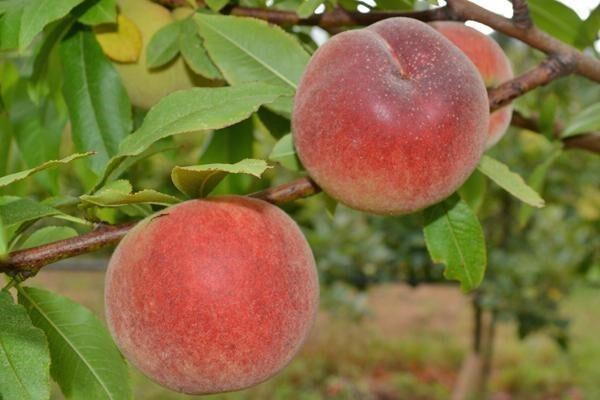
#> input picture citra-wajib/apel.jpg, 600 x 400 px, found by its file name
$ python apel.py
#> lines starting #> are read from the running program, lines starting #| are printed output that depends on the picture; after the words box and inside, x2 and y2 are one past the last pixel; in counts of white or black regions, pixels touching at a corner belong together
import cv2
import numpy as np
import matplotlib.pyplot as plt

img = cv2.imread("apel.jpg")
#> img is the input picture: shape (400, 600, 3); mean B, G, R 63, 113.9, 131.1
edge = cv2.Canny(img,50,300) #melakukan deteksi tepi
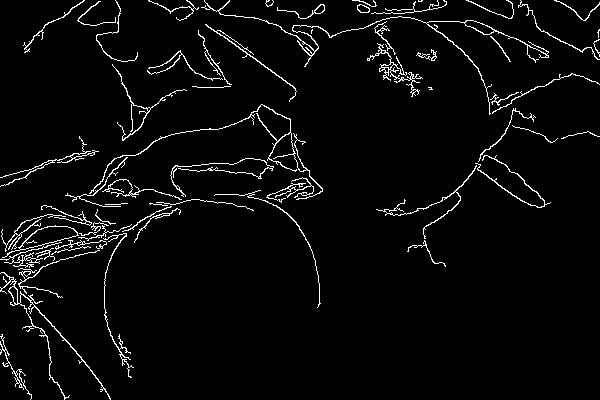
#> edge: shape (400, 600); 3.8% white in thin lines or dots

hsv = cv2.cvtColor(img, cv2.COLOR_BGR2HSV) #menentukan jenis warna
#> hsv: shape (400, 600, 3); mean H, S, V 29.8, 147, 141.5
lower = np.array([0, 50, 20]) #menentukan ambang batas bawah warna
higher = np.array([10, 200, 255]) #menentukan ambang batas atas
mask = cv2.inRange(hsv, lower, higher) #membuat masking untuk mencari objek sesuai batas warna
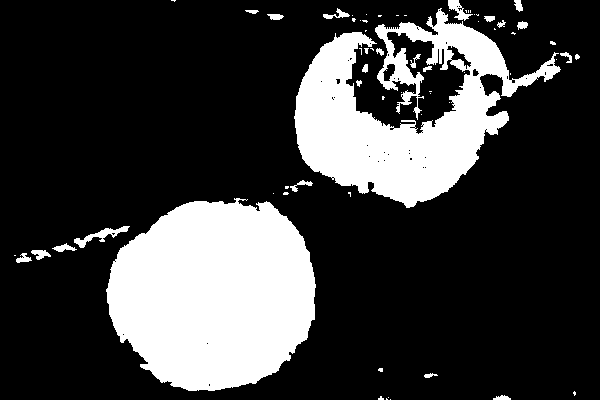
#> mask: shape (400, 600); 23.7% white; 67 white regions (43 under 20 px), largest, box (x1, y1, x2, y2) and area: (106, 198, 316, 391) 31230, (294, 8, 561, 208) 23516, (74, 226, 130, 248) 349

result = cv2.bitwise_and(img, img, mask=mask)
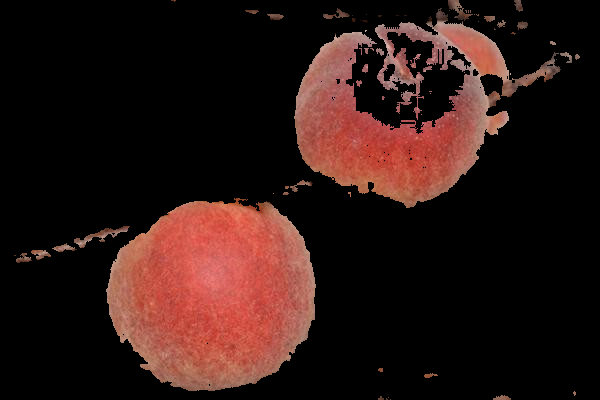
#> result: shape (400, 600, 3); mean B, G, R 19.6, 22.8, 43.8

#proses untuk menampilkan gambar
plt.subplot(141), plt.imshow(cv2.cvtColor (img, cv2.COLOR_BGR2RGB))
plt.title("gambar asli"),plt.xticks([]),plt.yticks([]) #menampilkan gambar asli
plt.subplot(142), plt.imshow (cv2.cvtColor(img, cv2.COLOR_BGR2GRAY))
plt.title("gambar gray"),plt.xticks([]),plt.yticks([]) #menampilkan gambar abu
plt.subplot(143),plt.imshow(edge, cmap="gray")
plt.title("gambar tepi"),plt.xticks([]),plt.yticks([]) #menampilkan deteksi tepi
plt.subplot(144), plt.imshow(cv2.cvtColor (result, cv2.COLOR_BGR2RGB))
plt.title("hasil segmentasi"),plt.xticks([]),plt.yticks([]) #menampilkan segmentasi
plt.show()
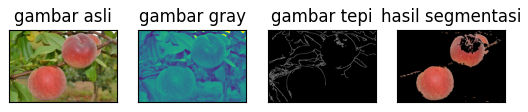
#> figure drawn by matplotlib, 4 panels

$ run again, with citra-wajib/lemon.jpg copied over citra-wajib/apel.jpg
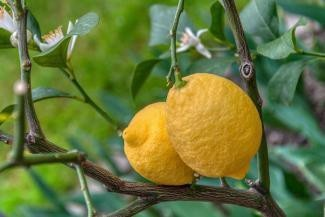
#> input picture citra-wajib/lemon.jpg, 325 x 217 px, found by its file name
#> img is the input picture: shape (217, 325, 3); mean B, G, R 60.5, 118.7, 104
#> `edge = cv2.Canny(img,50,300)`:
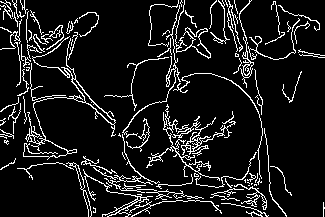
#> edge: shape (217, 325); 10.1% white in thin lines or dots
#> hsv: shape (217, 325, 3); mean H, S, V 46, 140.4, 127.4
#> mask: shape (217, 325); 0.41% white in thin lines or dots, all inside (x1, y1, x2, y2) = (26, 33, 325, 217)
#> `plt.show()`:
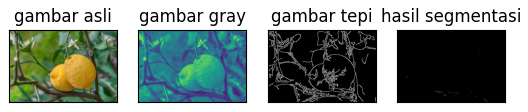
#> figure drawn by matplotlib, 4 panels
